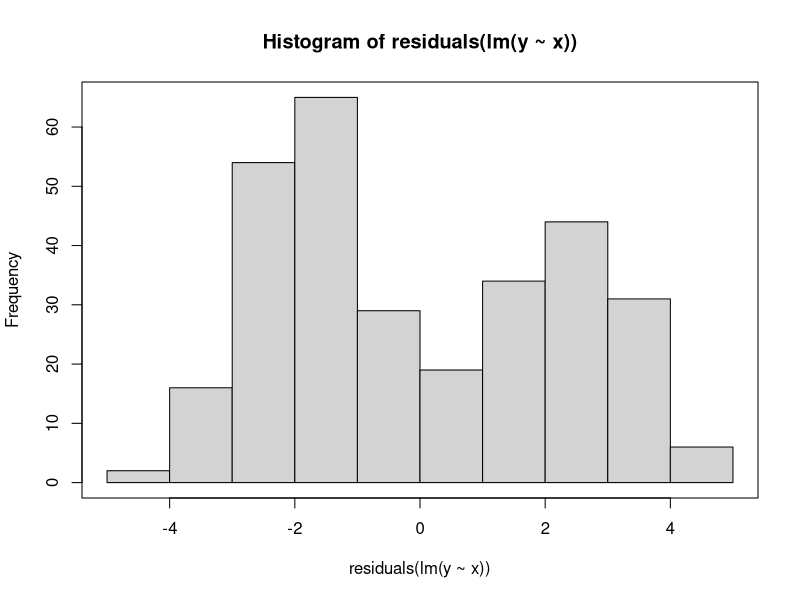
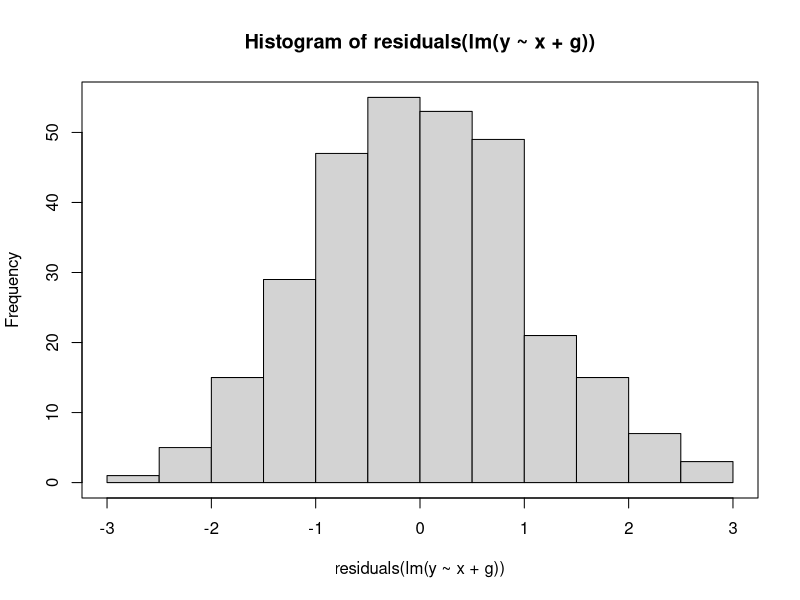
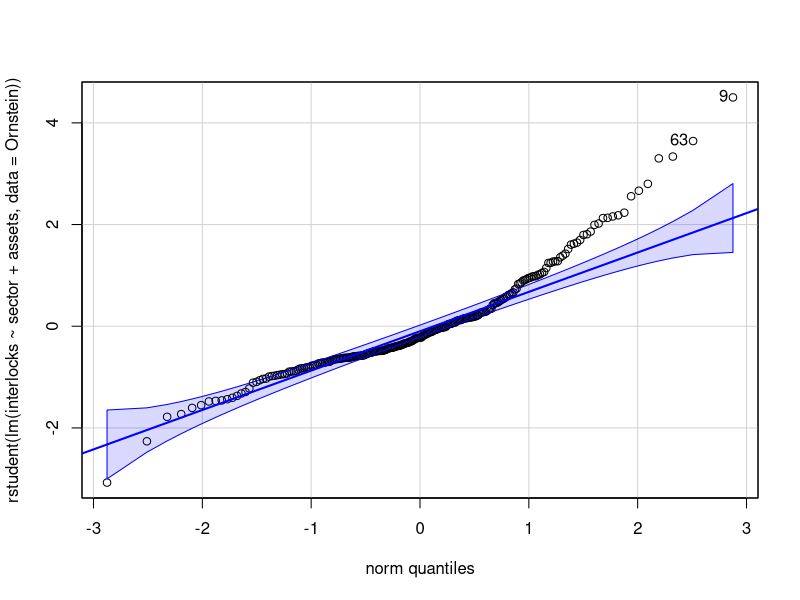
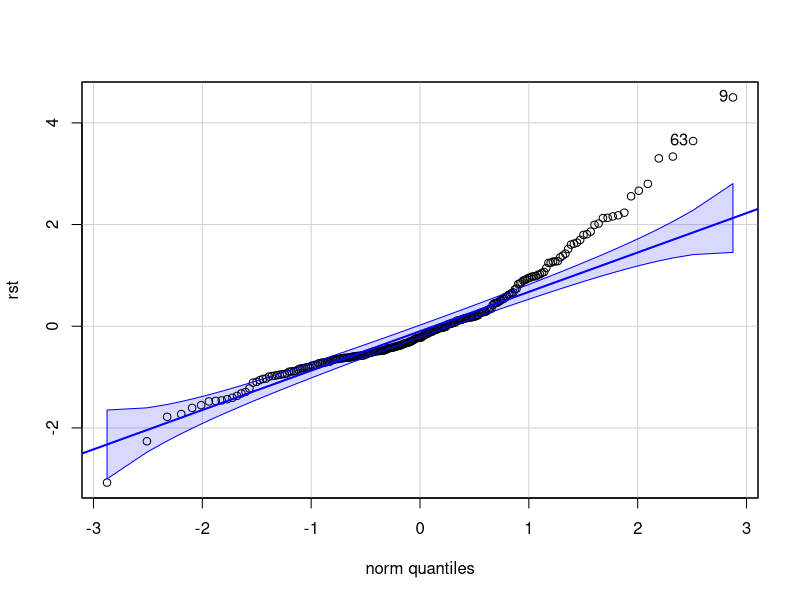
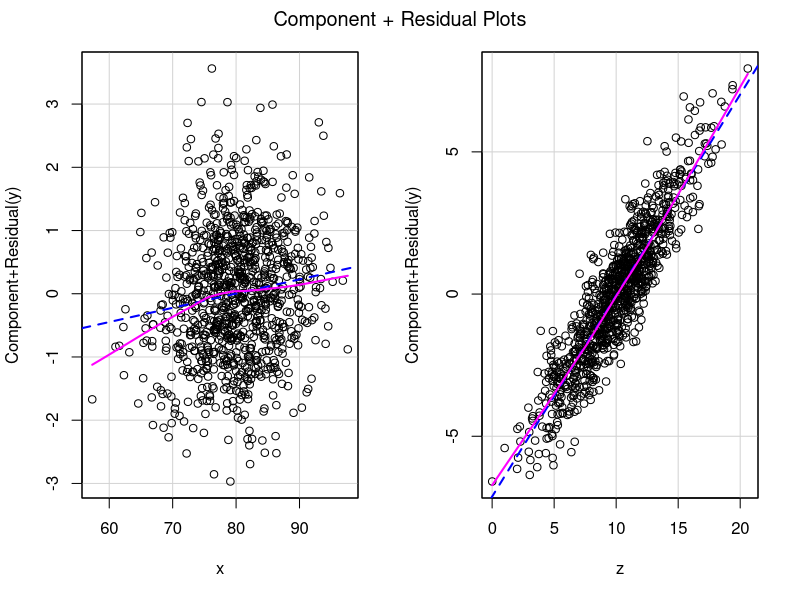

R code for these plots, in order: (Note: this script raises an error after producing the figures.)
library(car)

## leverage
Prestige10 <- Prestige[1:10,]
m <- lm(prestige ~ income + women, data = Prestige10)
hatvalues(m)

## demonstrate the calculation of hatvalues
X <- model.matrix(m)
H <- X %*% solve(crossprod(X)) %*% t(X)
H <- X %*% solve( t(X) %*% X ) %*% t(X)

all.equal(diag(H), hatvalues(m))

hvs <- apply(H, 1, function(x) sum(x^2))
all.equal(hvs, hatvalues(m))

all.equal( mean(hatvalues(m)), m$rank / (m$df.residual + m$rank) )

hatvalues(m)

## multimodal residuals and potential causes (e.g. missing categorical variable)
x <- rnorm(n = 300, mean = 50, sd = 5)
g <- rbinom(n = 300, prob = 0.4, size = 1)
z <- rnorm(n = 300, mean = 30, sd = 8)
y <- 2 + 0.7 * x + 4 * g + rnorm(n=300)
hist( residuals(lm(y ~ x)) )
box()
hist(residuals(lm(y ~ x + g)))
box()

## normal distribution of residuals
qqPlot( rstudent( lm(interlocks ~ sector + assets, data = Ornstein) ) )

m1 <-  lm(interlocks ~ sector + assets, data = Ornstein)
rst <- rstudent(m1)
qqPlot(rst)

set.seed(5000)
x <- rnorm(n = 1000, mean = 80, sd=6)
z <- rnorm(n = 1000, mean = 10, sd=3)
y <- 2 + 3 * log10(x) + 0.7 * z + rnorm(n = 1000)
# x <- x - 70 ; y <- 2 + 3*x+5*x^2+0.7*z + rnorm(n=1000)
m <- lm(y~x+z)

crPlots(m)
crPlot(m, "income")

avPlots(m)
avPlot(m, "income")

plot(m)

# Non-Constant Error Variance / heteroskedasticity
ncvTest(m)
library(lmtest)
bptest(m)
## robust SE
coeftest(m, vcov=hccm)
coeftest(m, vcov=hccm(m))

## test lack of fit/linearity
Vocab <- subset(Vocab, year==1989)
m1 <- lm(vocabulary ~ education, data=Vocab)
m2 <- lm(vocabulary ~ factor(education), data=Vocab)
Anova(m1)
Anova(m2)
anova(m1,m2)

vif(m)
